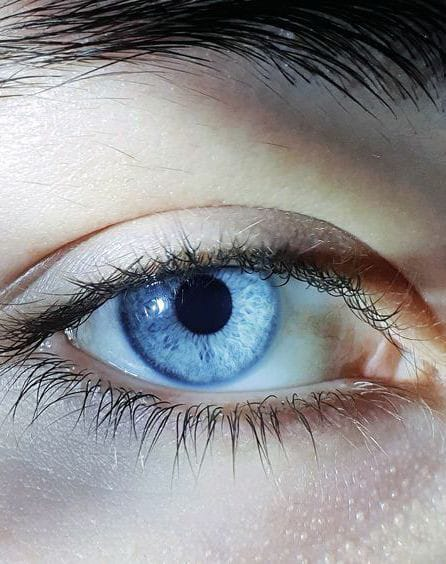
#> input picture eye_images/train/Blue/blue10.jpeg, 446 x 564 px, found by its file name; its folder holds only this picture in this run
$ jupyter execute --allow-errors code_first.ipynb   (text cells are left out)
#> lines starting #> are read from the running program, lines starting #| are printed output that depends on the picture; pictures that were not available may be replaced by others from this repository, and a replacement may not be noted
[cell 1]
import cv2
import numpy as np
import os
import tensorflow as tf
from tensorflow import keras
from tensorflow.keras import layers
from sklearn.model_selection import train_test_split

# Define eye color labels
eye_colors = ["blue", "brown", "green", "gray"]
image_size = (128, 128)

# Load dataset
def load_images(data_path):
#> called with data_path = './eye_images'
    images = []
    labels = []

    for label, color in enumerate(eye_colors):
        color_path = os.path.join(data_path, color)
        if not os.path.exists(color_path):
            continue

        for file in os.listdir(color_path):
            img_path = os.path.join(color_path, file)
            img = cv2.imread(img_path)
#> img is the input picture: shape (564, 446, 3); mean B, G, R 142.8, 140.8, 141.1
            if img is None:
                continue

            img = cv2.resize(img, image_size)
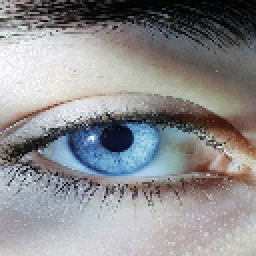
#> img: shape (128, 128, 3) (shown 2 times larger); mean B, G, R 142.8, 140.8, 141.1
            images.append(img)
            labels.append(label)

    return np.array(images), np.array(labels)
# Path to dataset
dataset_path = "./eye_images"
X, y = load_images(dataset_path)

# Normalize images
X = X / 255.0

# Split data into train/test
#> (the rest of this cell did not finish here and is left out)

[cell 2]
import os
import random
import matplotlib.pyplot as plt
import matplotlib.image as mpimg

def display_img(DATASET_PATH, num_images=6):
#> called with DATASET_PATH = './eye_images', num_images = 6
    image_paths = []
    labels = []

    # Walk through dataset directory and collect image paths and labels
    for root, dirs, files in os.walk(DATASET_PATH):
        for file in files:
            if file.lower().endswith(('png', 'jpg', 'jpeg', 'bmp')):
                full_path = os.path.join(root, file)
                label = os.path.basename(root)
                image_paths.append(full_path)
                labels.append(label)

    # Select random indices
    selected_indices = random.sample(range(len(image_paths)), min(num_images, len(image_paths)))

    # Plotting
    plt.figure(figsize=(12, 8))
    for i, idx in enumerate(selected_indices):
        img = mpimg.imread(image_paths[idx])
#> img: shape (564, 446, 3)
        plt.subplot(3, 3, i+1)
        plt.imshow(img)
        plt.title(labels[idx])
        plt.axis('off')
    plt.tight_layout()
    plt.show()

# Example usage
display_img(dataset_path, num_images=6)

[cell 3]
from collections import Counter

# Count the occurrences of each label
label_map_reverse = {0: "blue", 1: "green", 2: "brown", 3:"gray"}
label_counts = Counter(y)

# Extract labels and counts
labels = [label_map_reverse[key] for key in label_counts.keys()]
counts = list(label_counts.values())

# Plot the bar chart
plt.figure(figsize=(7, 5))
plt.bar(labels, counts, color=["blue", "green", "brown","gray"])  # Set colors
plt.xlabel("Eye Color")
plt.ylabel("Number of Eyes")
plt.title("Distribution of Eye Colors in Dataset")
plt.grid(axis="y", linestyle="--", alpha=0.7)
plt.show()
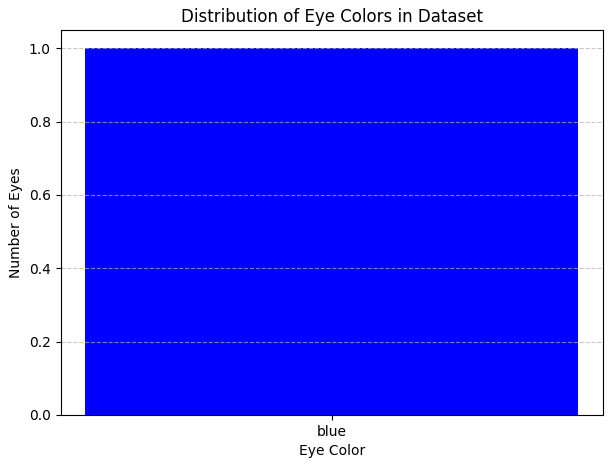
#> figure drawn by matplotlib, 1 panel

[cell 4]
import cv2
import numpy as np
import matplotlib.pyplot as plt
import random

# [36 lines left out: functions random_brightness_contrast, random_gamma, coarse_dropout, apply_custom_augmentations, not called in this run]

# Load the image
img_path = "./eye_images/blue/blue1.jpg"
img = cv2.imread(img_path)

# Check if image is loaded correctly
if img is None:
    print(f"Error: Could not load image at {img_path}")
else:
    img = cv2.cvtColor(img, cv2.COLOR_BGR2RGB)

    # Apply custom augmentations
    augmented = apply_custom_augmentations(img)

    # Display images
    fig, axes = plt.subplots(1, 2, figsize=(10, 5))
    axes[0].imshow(img)
    axes[0].set_title("Original Image")
    axes[0].axis("off")

    axes[1].imshow(augmented)
    axes[1].set_title("Augmented Image")
    axes[1].axis("off")

    plt.show()

[cell 5]
import cv2
import numpy as np
import matplotlib.pyplot as plt
import random

# Check if loaded
#> (the rest of this cell did not finish here and is left out)

[cell 6]
#BUILDING INPUT PIPELINE
# [29 lines left out: functions aug_fn, process_data, decode_image, not called in this run]

#> (a cell that did not finish here is left out)

#> (a cell that did not finish here is left out)

[cell 9]
import pickle

# Save history
#> (the rest of this cell did not finish here and is left out)

[cell 10]
#LOADS THE SAVED MODEL
from tensorflow.keras.models import load_model

#> (the rest of this cell did not finish here and is left out)

#> (a cell that did not finish here is left out)

#> (a cell that did not finish here is left out)

[cell 13]
def predict_eye_color_from_array(img):
    img = cv2.resize(img, image_size)
    img = img / 255.0
    img = np.expand_dims(img, axis=0)

    prediction = model.predict(img)
    predicted_class = np.argmax(prediction)

    return eye_colors[predicted_class]

test_image = cv2.imread("./predicting_images/img1.jpeg")
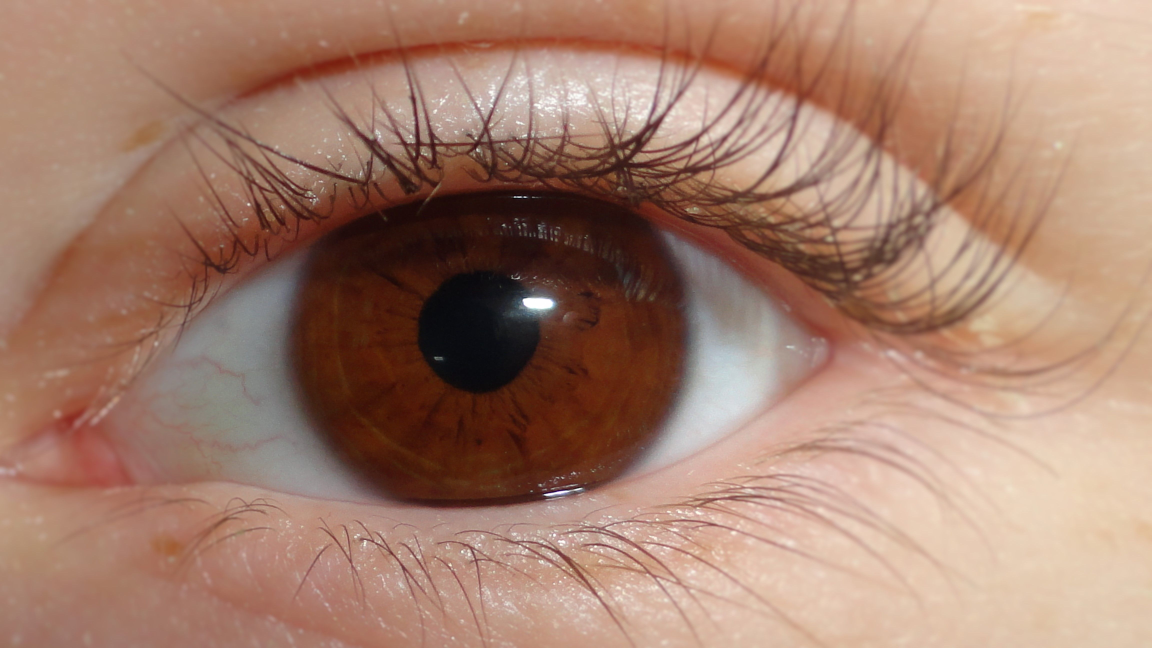
#> input picture predicting_images/img1.jpg, 4608 x 2592 px, given in place of img1.jpeg, which was not available (shown at 1/4 size)
#> test_image is the input picture: shape (2592, 4608, 3); mean B, G, R 109.2, 126.9, 164
test_image = cv2.cvtColor(test_image, cv2.COLOR_BGR2RGB)

plt.imshow(test_image)
plt.axis('off')
plt.title("Input Image")
plt.show()

#> (the rest of this cell did not finish here and is left out)

#> in predict_eye_color_from_array, `img = cv2.resize(img, image_size)`:
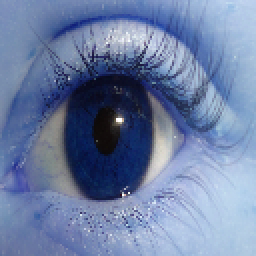
#> img: shape (128, 128, 3) (shown 2 times larger); mean of channels 0, 1, 2 164, 126.9, 109.2; drawn as B, G, R
print("Predicted Eye Color:", predicted_color)
